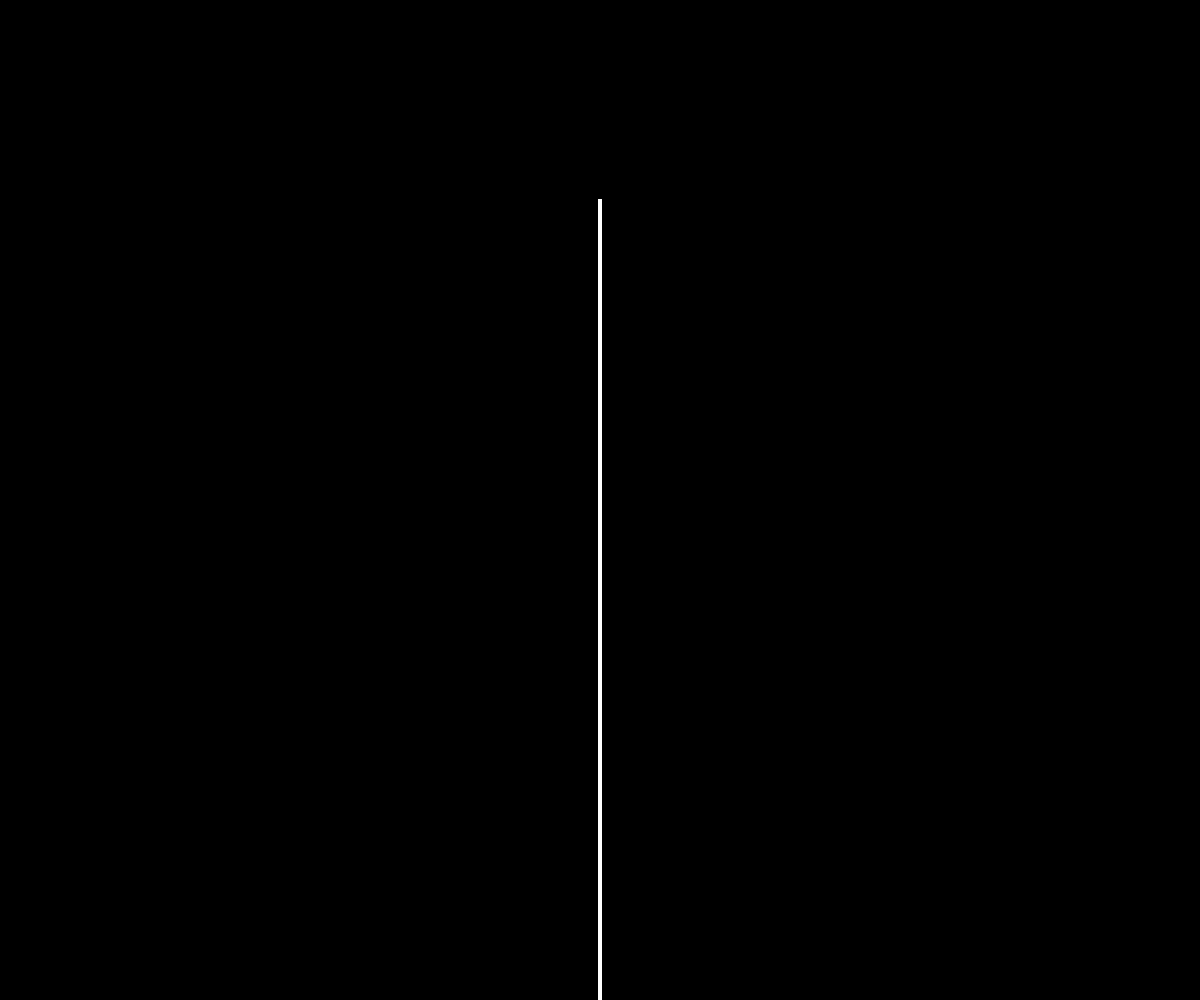
Frame 1 (no input)
Frame 60 (no input): identical to frame 1, image omitted
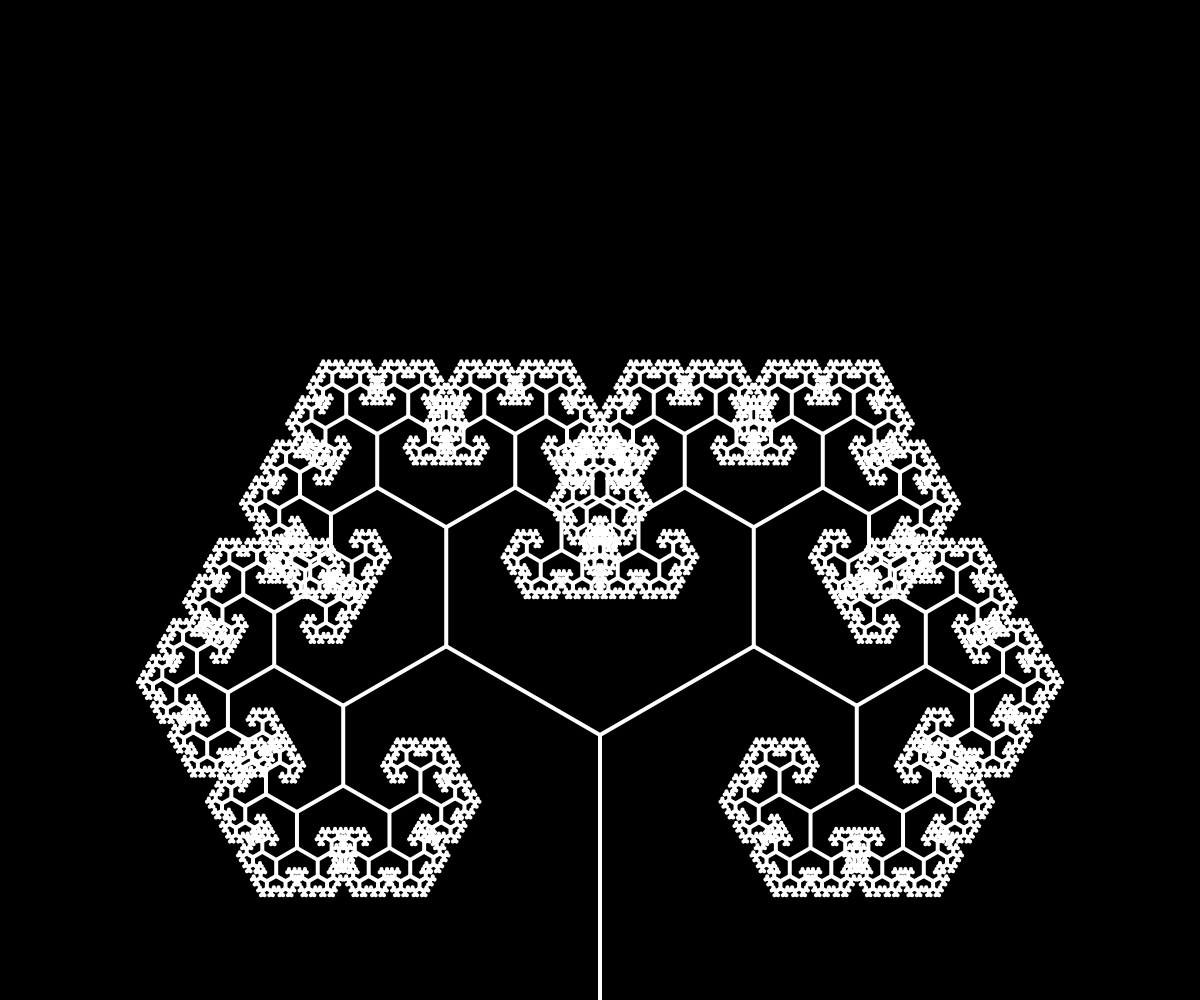
Frame 120 (the mouse pressed at the canvas centre since frame 60)

The p5.js sketch that drew these frames (run headless with seeded random() and noise() and a simulated clock; from frame 60 on, the mouse is pressed at the canvas centre):

// p5.js sketch
// ── sketch.js
function setup() {
    createCanvas(window.innerWidth, window.innerHeight);
}

function draw() {
    background(0);

    stroke(255);
    strokeWeight(4);

    translate(width / 2, height);

    branch(265);
}

function branch(len) {
    const angle = PI / (mouseX / mouseY * 2.5);

    if (len < 2) return;
    line(0, 0, 0, -len);
    translate(0, -len);

    push();
    rotate(angle);
    branch(len * .67);
    pop();

    push();
    rotate(-angle);
    branch(len * .67);
    pop();
}
